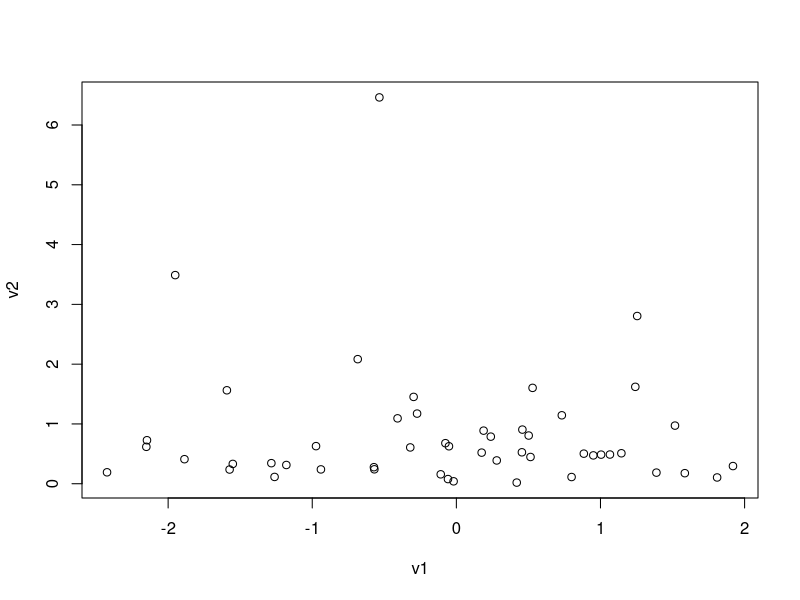
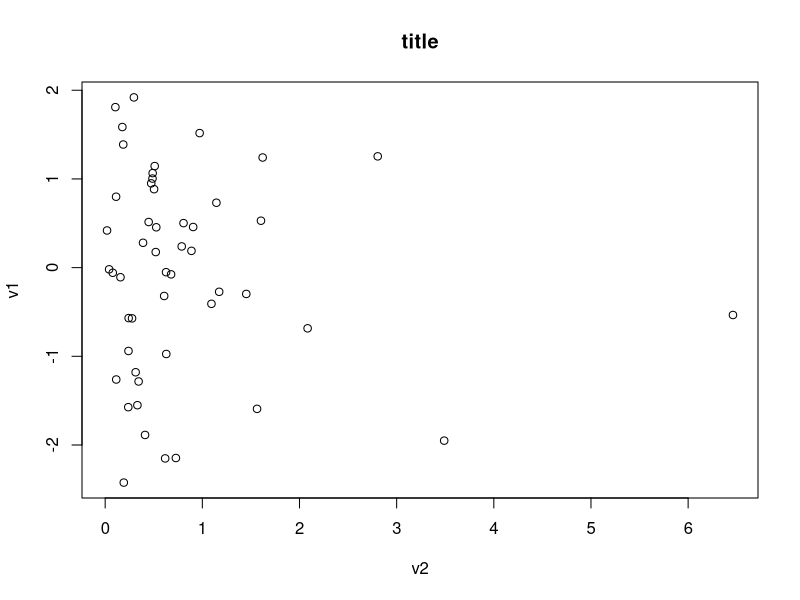
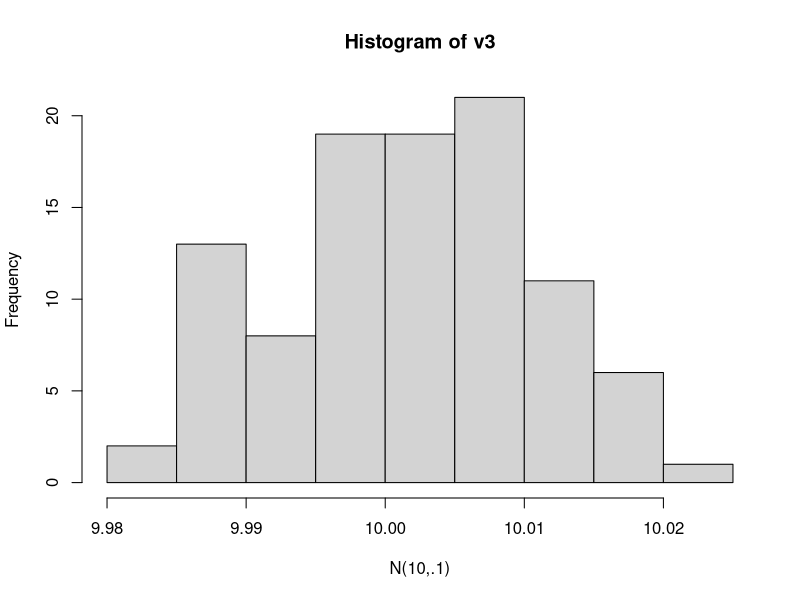
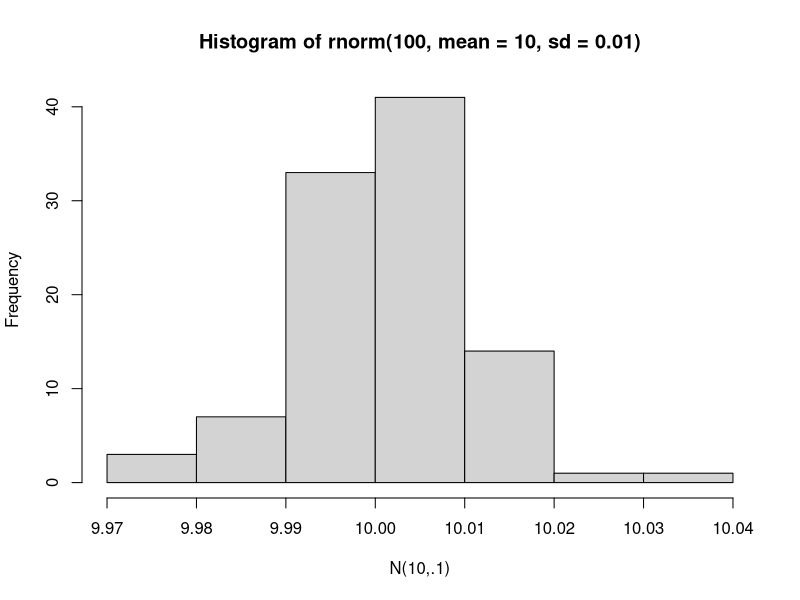

Write the R code that produced these figures, in order.
## This is not very interesting
## draw from 2 distributions
##
nn<-50
v1<-rnorm(nn)
v2<-rexp(nn)
plot(v1,v2)
plot(v2,v1,main="title")


#100 from normal(mean=10,sd=.01) with x-axis label
v3<-rnorm(100, mean = 10, sd = .01)
hist(v3,xlab="N(10,.1)")

hist(rnorm(100, mean = 10, sd = .01),xlab="N(10,.1)")
